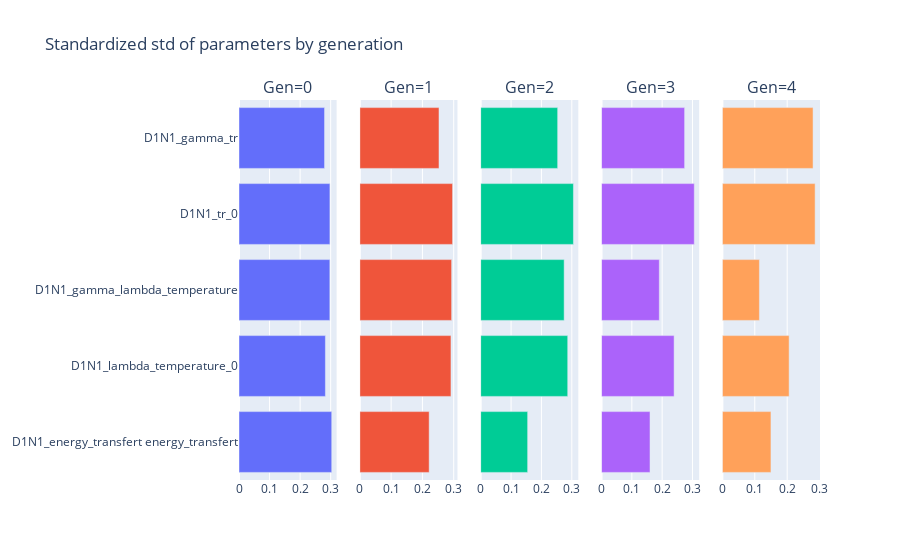

Notebook source saved alongside this figure:
### Code cell
viewer.parameters_standardized_deviation()

### Figure 1 — Plotly figure (JSON) as saved in the notebook; plotly's stock layout.template omitted (floating-point values rounded to 4 significant figures)
{"data": [{"orientation": "h", "type": "bar", "x": [0.3035, 0.2827, 0.2973, 0.2975, 0.28], "xaxis": "x", "y": ["D1N1_energy_transfert energy_transfert", "D1N1_lambda_temperature_0", "D1N1_gamma_lambda_temperature", "D1N1_tr_0", "D1N1_gamma_tr"], "yaxis": "y"}, {"orientation": "h", "type": "bar", "x": [0.2215, 0.2912, 0.2934, 0.2964, 0.253], "xaxis": "x2", "y": ["D1N1_energy_transfert energy_transfert", "D1N1_lambda_temperature_0", "D1N1_gamma_lambda_temperature", "D1N1_tr_0", "D1N1_gamma_tr"], "yaxis": "y2"}, {"orientation": "h", "type": "bar", "x": [0.1546, 0.2865, 0.2748, 0.3053, 0.2534], "xaxis": "x3", "y": ["D1N1_energy_transfert energy_transfert", "D1N1_lambda_temperature_0", "D1N1_gamma_lambda_temperature", "D1N1_tr_0", "D1N1_gamma_tr"], "yaxis": "y3"}, {"orientation": "h", "type": "bar", "x": [0.1599, 0.2394, 0.1906, 0.306, 0.2741], "xaxis": "x4", "y": ["D1N1_energy_transfert energy_transfert", "D1N1_lambda_temperature_0", "D1N1_gamma_lambda_temperature", "D1N1_tr_0", "D1N1_gamma_tr"], "yaxis": "y4"}, {"orientation": "h", "type": "bar", "x": [0.1499, 0.2061, 0.1143, 0.2863, 0.2799], "xaxis": "x5", "y": ["D1N1_energy_transfert energy_transfert", "D1N1_lambda_temperature_0", "D1N1_gamma_lambda_temperature", "D1N1_tr_0", "D1N1_gamma_tr"], "yaxis": "y5"}], "layout": {"annotations": [{"font": {"size": 16}, "showarrow": false, "text": "Gen=0", "x": 0.084, "xanchor": "center", "xref": "paper", "y": 1, "yanchor": "bottom", "yref": "paper"}, {"font": {"size": 16}, "showarrow": false, "text": "Gen=1", "x": 0.292, "xanchor": "center", "xref": "paper", "y": 1, "yanchor": "bottom", "yref": "paper"}, {"font": {"size": 16}, "showarrow": false, "text": "Gen=2", "x": 0.5, "xanchor": "center", "xref": "paper", "y": 1, "yanchor": "bottom", "yref": "paper"}, {"font": {"size": 16}, "showarrow": false, "text": "Gen=3", "x": 0.708, "xanchor": "center", "xref": "paper", "y": 1, "yanchor": "bottom", "yref": "paper"}, {"font": {"size": 16}, "showarrow": false, "text": "Gen=4", "x": 0.916, "xanchor": "center", "xref": "paper", "y": 1, "yanchor": "bottom", "yref": "paper"}], "showlegend": false, "title": {"text": "Standardized std of parameters by generation"}, "xaxis": {"anchor": "y", "domain": [0, 0.168]}, "xaxis2": {"anchor": "y2", "domain": [0.208, 0.376]}, "xaxis3": {"anchor": "y3", "domain": [0.416, 0.584]}, "xaxis4": {"anchor": "y4", "domain": [0.624, 0.792]}, "xaxis5": {"anchor": "y5", "domain": [0.832, 1]}, "yaxis": {"anchor": "x", "domain": [0, 1]}, "yaxis2": {"anchor": "x2", "domain": [0, 1], "matches": "y", "showticklabels": false}, "yaxis3": {"anchor": "x3", "domain": [0, 1], "matches": "y", "showticklabels": false}, "yaxis4": {"anchor": "x4", "domain": [0, 1], "matches": "y", "showticklabels": false}, "yaxis5": {"anchor": "x5", "domain": [0, 1], "matches": "y", "showticklabels": false}}}
